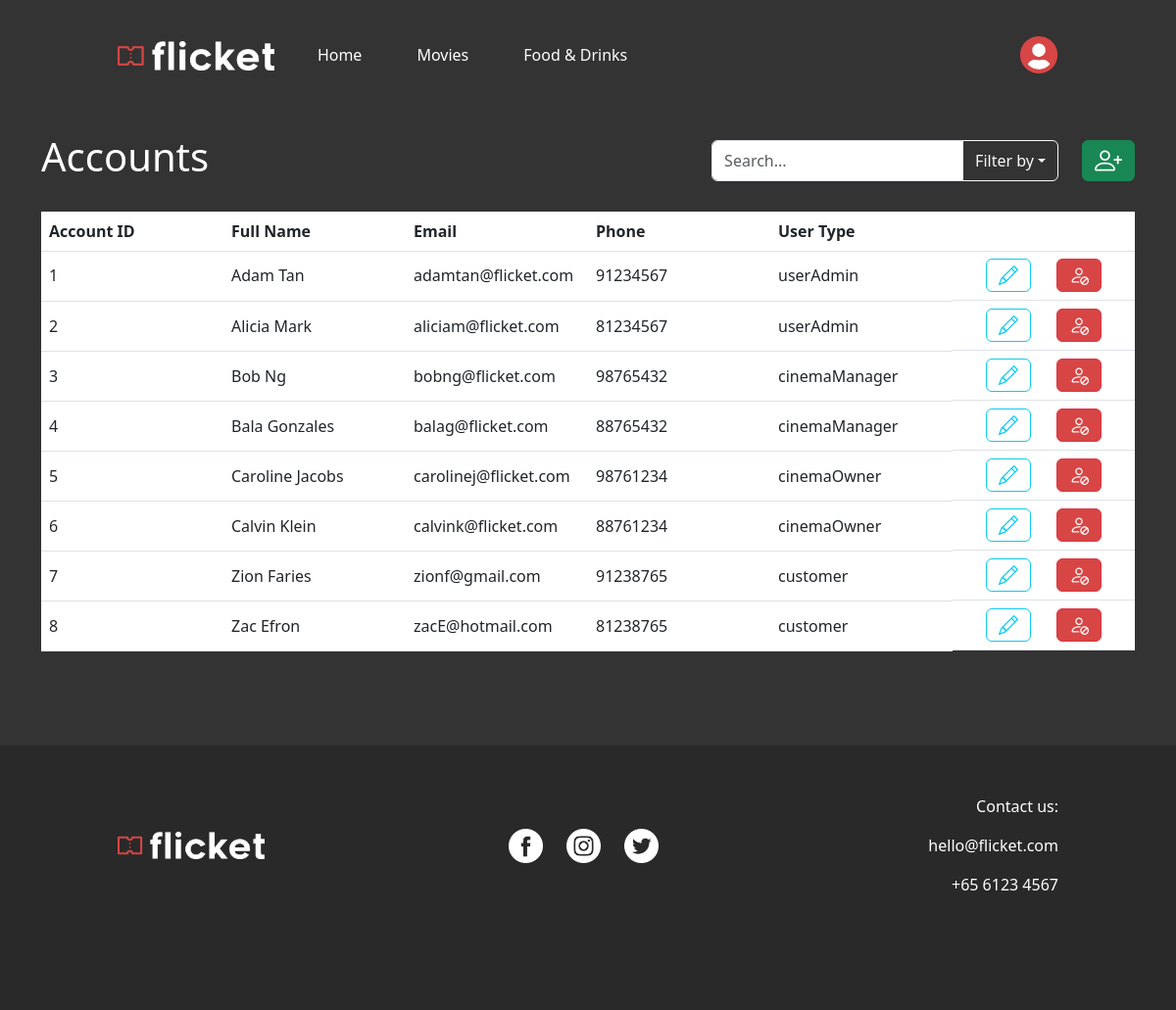
Page /manageAccounts (signed in) on the committed database.
### website/models.py (models this page shows)
class Account(db.Model, UserMixin): # Initialization of Database table's attributes
    id = db.Column(db.Integer, primary_key=True)
    userType = db.Column(db.String(12), nullable=False)
    fullName = db.Column(db.String(50), nullable=False)
    email = db.Column(db.String(50), unique=True, nullable=False)
    phoneNo = db.Column(db.Integer, nullable=False)
    password = db.Column(db.String(50), nullable=False)
    profile = db.relationship('Profile', backref='account', uselist=False, cascade="all, delete-orphan")

### website/auth.py (the view)
@auth.route('/manageAccounts') # RETRIEVE ACCOUNTS
@login_required
def manageAccounts():
    if current_user.userType != "userAdmin": # Prevent invalid logged in users from accessing
        return redirect(url_for('views.home'))
    else:
        accounts = Account.query.order_by(Account.id.asc()).all()
    return render_template("account/manageAccounts.html", accounts=accounts, account=current_user)

### website/__init__.py (called while the page is built)
def create_app():
    app = Flask(__name__, template_folder='templates', static_folder='static')
    app.config['SECRET_KEY'] = 'csit314flicket' # Secret key for session management
    basedir = os.path.abspath(os.path.dirname(__file__))
    app.config['SQLALCHEMY_DATABASE_URI'] = 'sqlite:///' + os.path.join(basedir, DB_NAME)
    db.init_app(app)
    from .views import views
    from .auth import auth
    app.register_blueprint(views, url_prefix='/')
    app.register_blueprint(auth, url_prefix='/')
    from .models import Account
    with app.app_context():
        db.create_all()
    login_manager = LoginManager()
    login_manager.login_view = 'views.home'
    login_manager.init_app(app)
    @login_manager.user_loader
    def load_user(id):
        return Account.query.get(int(id))
    return app

### website/templates/account/manageAccounts.html (shortened to what this page needs)
{% extends "base.html" %}
{% block content %}
    <div class="d-flex justify-content-between align-items-center">
        <h1>Accounts</h1>
        <div class="d-flex">
            <form method="POST" action="/searchAccount" class="d-flex">
                <div class="input-group">
                    <input type="text" class="form-control" id="accountSearch" name="accountSearch" placeholder="Search...">
                    <button class="btn btn-outline-light dropdown-toggle" type="button" data-bs-toggle="dropdown" aria-expanded="false">Filter by</button>
                </div>
            </form>
            <a href="/createAccount" type="submit" class="btn btn-success bi bi-person-plus fs-3 ms-4" title="Create Account"></a>
        </div>
    </div>
    <table class="table table-hover text-white mt-4">
        <thead>
            <tr>
                <th>Account ID</th>
                <th>Full Name</th>
                <th>Email</th>
                <th>Phone</th>
                <th>User Type</th>
                <th></th>
        </thead>
        <tbody class="align-middle">
            {% for account in accounts %}
            <tr {% if not account.profile %}class="text-danger" title="WARNING: Account does not have a Profile"{% endif %}>
                <td>{{ account.id }}</td>
                <td>{{ account.fullName }}</td>
                <td>{{ account.email }}</td>
                <td>{{ account.phoneNo }}</td>
                <td>{{ account.userType }}</td>
                <td class="d-flex justify-content-evenly">
                    <a href="/editAccount/{{ account.id }}" type="submit" class="btn btn-outline-info bi bi-pencil fs-5" title="Edit Account"></a>
                    <button type="button" href="#" class="btn btn-danger bi bi-person-slash fs-5" title="Delete Account" data-bs-toggle="modal" data-bs-target="#delete{{ account.id }}"></button>
                </td>
            </tr>
            {% endfor %}
        </tbody>
    </table>
{% endblock %}

### website/static/style.css (style rules this page uses)
body { font-family: "Segoe UI", "Helvetica Neue"; background-color: #333; color: white; margin: 0%; overflow-x: hidden; }
.btn-danger { background-color: #d74545; }
a { color: skyblue; }
.bi { display: flex; align-items: center; }
.table { --bs-table-hover-color: lightgray; table-layout: fixed; }
.table td { white-space: nowrap; overflow: hidden; text-overflow: ellipsis; }

### rows in the picture
Account: id "1", fullName "Adam Tan", email "adamtan@flicket.com", phoneNo "91234567", userType "userAdmin"
Account: id "2", fullName "Alicia Mark", email "aliciam@flicket.com", phoneNo "81234567", userType "userAdmin"
Account: id "3", fullName "Bob Ng", email "bobng@flicket.com", phoneNo "98765432", userType "cinemaManager"
Account: id "4", fullName "Bala Gonzales", email "balag@flicket.com", phoneNo "88765432", userType "cinemaManager"
Account: id "5", fullName "Caroline Jacobs", email "carolinej@flicket.com", phoneNo "98761234", userType "cinemaOwner"
Account: id "6", fullName "Calvin Klein", email "calvink@flicket.com", phoneNo "88761234", userType "cinemaOwner"
Account: id "7", fullName "Zion Faries", email "zionf@gmail.com", phoneNo "91238765", userType "customer"
Account: id "8", fullName "Zac Efron", email "zacE@hotmail.com", phoneNo "81238765", userType "customer"
